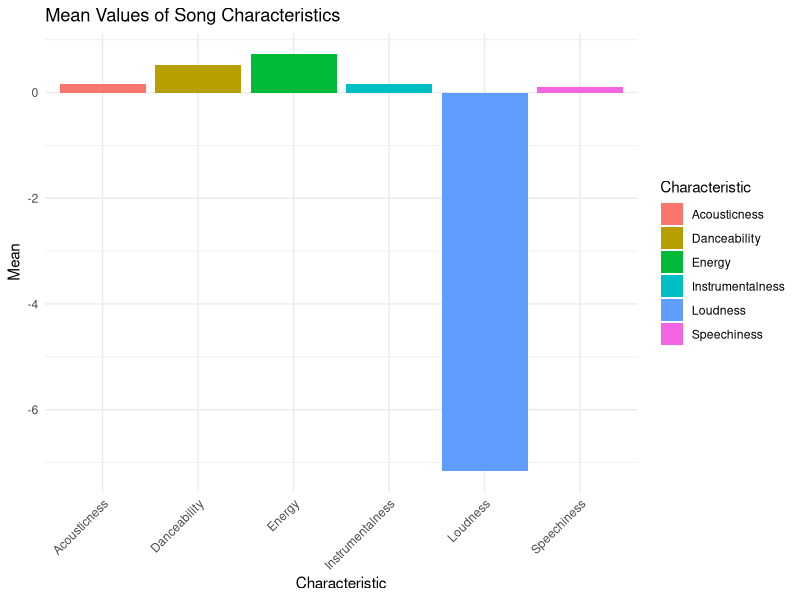

This chart was generated by the following R code:
## ---- chunk 1
data <- read.csv('playlist.csv')

## ---- chunk 2
#| echo: true
#| code-fold: true

data <- data[-c(1,2,6, 9,14,16)]

head(data)

## ---- chunk 3
#| echo: true
library(dplyr)
artist_counts <- data %>%
  group_by(Artist.Name.s.) %>%
  summarise(count = n()) %>%
  arrange(desc(count))
## ---- chunk 4
#| echo: true
top_5_artists <- head(artist_counts, 5)

print(top_5_artists)


## ---- chunk 5
# Length Averages
#| echo: false
aveLength <- (mean(data$Duration..ms.) /1000)
aveLength

longest_song <-  max(data$Duration..ms., na.rm = TRUE)
longest_song/1000
max_index <- which.max(data$Duration..ms.)
max_row <- data[max_index, ]
print(max_row)

aveTemp <- mean(data$Tempo,na.rm = TRUE)

aveTemp

## ---- chunk 6

#| echo: false

genres_split <- strsplit(data$Genres, split = ",")
genres_vector <- unlist(genres_split)
genres_freq <- table(genres_vector)
print(genres_freq)
sorted_genres <- sort(genres_freq, decreasing = TRUE)
most_frequent_genre <- names(sorted_genres)[1]


print(most_frequent_genre)


## ---- chunk 7
dance <- mean(data$Danceability, na.rm = TRUE)
loud <- mean(data$Loudness, na.rm = TRUE)
energy <- mean(data$Energy, na.rm = TRUE)
speechiness <- mean(data$Speechiness, na.rm = TRUE)
acoustic <- mean(data$Acousticness, na.rm = TRUE)
instrumental <- mean(data$Instrumentalness, na.rm = TRUE)



## ---- chunk 8
#| echo: true

means_data <- data.frame(
  Characteristic = c("Danceability", "Loudness", "Energy", "Speechiness", "Acousticness", "Instrumentalness"),
  Mean = c(dance, loud, energy, speechiness, acoustic, instrumental)
)

## ---- chunk 9
#| echo: true
#| code-fold: true
#| warning: false

library(ggplot2)

ggplot(means_data, aes(x = Characteristic, y = Mean, fill = Characteristic)) +
  geom_bar(stat = "identity") +
  theme_minimal() +
  labs(title = "Mean Values of Song Characteristics",
       x = "Characteristic",
       y = "Mean") +
  theme(axis.text.x = element_text(angle = 45, hjust = 1))

